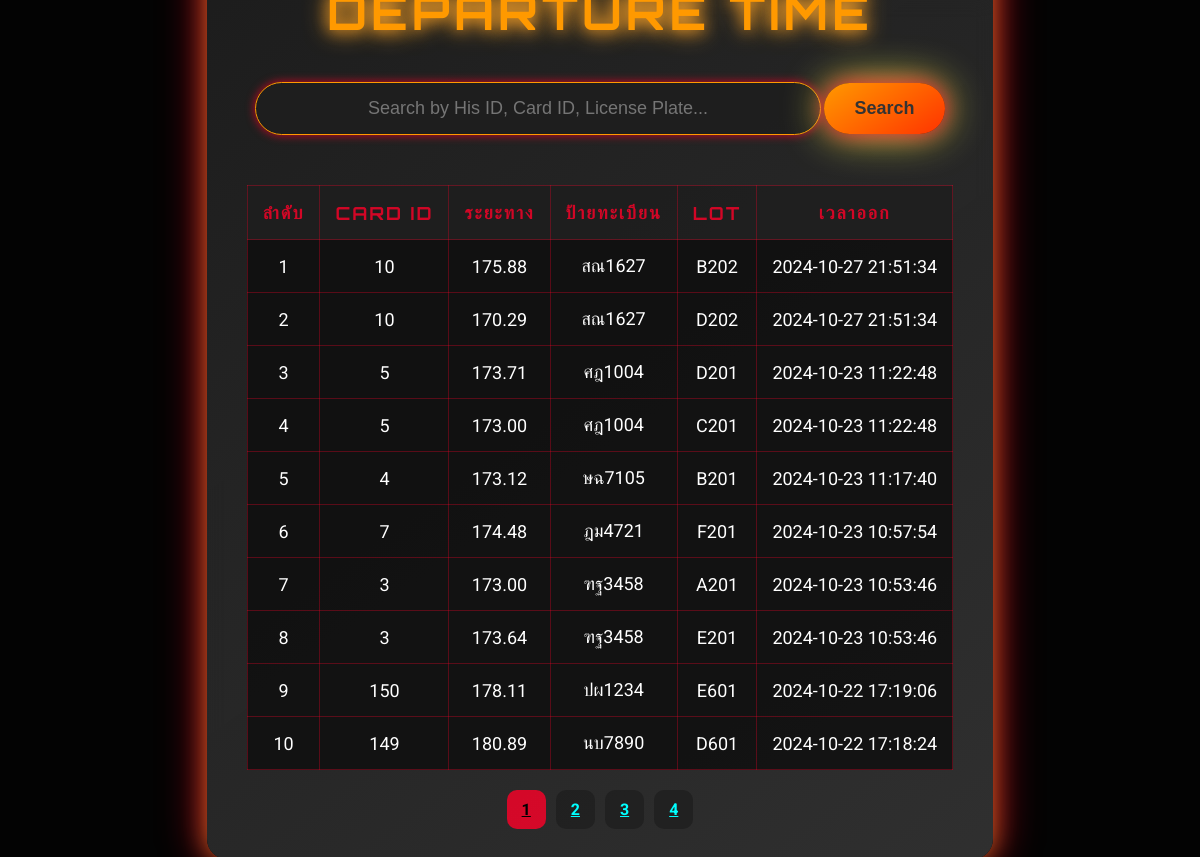
/his_out.php, run on the app's committed database.
### tables this page shows
CREATE TABLE `update_history` (
  `history_id` int(11) NOT NULL,
  `card_id` int(10) NOT NULL,
  `lot_id` int(10) NOT NULL,
  `user_license_plate` varchar(100) NOT NULL,
  `distance` decimal(10,2) NOT NULL,
  `time_in` timestamp NOT NULL DEFAULT current_timestamp(),
  `time_out` timestamp NULL DEFAULT current_timestamp() ON UPDATE current_timestamp()
);

CREATE TABLE `lot` (
  `lot_id` int(100) NOT NULL,
  `number` varchar(1000) NOT NULL,
  `status_id` int(10) NOT NULL,
  `bay_id` int(10) NOT NULL,
  `parking_type_id` int(10) NOT NULL,
  `parked_zone` int(10) NOT NULL
);

### his_out.php (the view, shortened to what this page needs)
<!DOCTYPE html>
<html lang="en">
<head>
</head>
<body>
<div class="container">
    <h1>Departure Time</h1>
    <input type="text" id="search" placeholder="Search by His ID, Card ID, License Plate...">
    <button onclick="searchData()">Search</button>
    <table id="historyTable">
        <tr>
            <th>ลำดับ</th>
            <th>Card ID</th>
            <th>ระยะทาง</th>
            <th>ป้ายทะเบียน</th>
            <th>Lot</th>
            <th>เวลาออก</th>
        </tr>
        <?php
        $servername = "151.106.124.154";
        $username = "u583789277_wag7";
        $password = "2567Concept";
        $dbname = "u583789277_wag7";
        $conn = new mysqli($servername, $username, $password, $dbname);
        $items_per_page = 10;
        $current_page = isset($_GET['page']) ? (int)$_GET['page'] : 1;
        $offset = ($current_page - 1) * $items_per_page;
        $sql = "
            SELECT u.*, l.number as lot_number
            FROM update_history u
            JOIN lot l ON u.lot_id = l.lot_id
            WHERE u.time_out IS NOT NULL -- ตรวจสอบว่า time_out มีค่า
            ORDER BY u.time_out DESC
            LIMIT $offset, $items_per_page
        ";
        $result = $conn->query($sql);
        if ($result->num_rows > 0) {
            $count = $offset + 1;
            while($row = $result->fetch_assoc()) {
                $time_out = new DateTime($row["time_out"]);
                $time_out->modify('+7 hours');
                echo "<tr>";
                echo "<td>" . $count . "</td>";
                echo "<td>" . $row["card_id"] . "</td>";
                echo "<td>" . $row["distance"] . "</td>";
                echo "<td>" . $row["user_license_plate"] . "</td>";
                echo "<td>" . $row["lot_number"] . "</td>";
                echo "<td>" . $time_out->format('Y-m-d H:i:s') . "</td>";
                echo "</tr>";
                $count++;
            }
        } else {
            echo "<tr><td colspan='6'>No results found.</td></tr>";
        }
        echo "</table>";
        $total_sql = "SELECT COUNT(*) as total FROM update_history WHERE time_out IS NOT NULL";
        $total_result = $conn->query($total_sql);
        $total_row = $total_result->fetch_assoc();
        $total_items = $total_row['total'];
        $total_pages = ceil($total_items / $items_per_page);
        echo "<div class='pagination'>";
        for ($i = 1; $i <= $total_pages; $i++) {
            if ($i == $current_page) {
                echo "<a class='active' href='?page=$i'>$i</a>";
            } else {
                echo "<a href='?page=$i'>$i</a>";
            }
        }
        echo "</div>";
        ?>
    </div>
</body>
</html>

### his_out.php (style rules this page uses)
* { margin: 0; padding: 0; box-sizing: border-box; }
html, body { height: 100%; font-family: 'Roboto', sans-serif; background-color: #0D0D0D; background-image: url('https://www.linktoyourimage.com/car-themed-bg.jpg'); background-size: cover; background-attachment: fixed; background-position: center; display: flex; justify-content: center; align-items: center; color: #ffffff; }
body::before { content: ''; position: absolute; top: 0; left: 0; width: 100%; height: 100%; background: rgba(0, 0, 0, 0.8); z-index: -1; }
.container { background: linear-gradient(145deg, rgba(30, 30, 30, 0.9), rgba(50, 50, 50, 0.95)); padding: 40px; border-radius: 20px; box-shadow: 0 0 25px rgba(255, 165, 40, 0.6), 0 0 45px rgba(255, 0, 40, 0.8); max-width: 900px; width: 100%; text-align: center; animation: fadeIn 1s ease-in-out; backdrop-filter: blur(10px); position: relative; }
h1 { font-family: 'Orbitron', sans-serif; color: #FF9900; font-size: 48px; text-transform: uppercase; letter-spacing: 4px; margin-bottom: 20px; text-shadow: 0 0 15px rgba(255, 165, 40, 08), 0 0 25px rgba(255, 165, 40, 1); animation: neonPulse 1.5s infinite alternate; }
input[type="text"] { width: 80%; padding: 15px; margin: 20px 0; border: 1px solid #FF9900; border-radius: 30px; background-color: rgba(30, 30, 30, 0.9); color: #fff; font-size: 18px; text-align: center; transition: 0.4s ease-in-out; box-shadow: 0 0 10px rgba(255, 0, 40, 0.8); }
button { padding: 15px 30px; background: linear-gradient(145deg, #FF9900, #FF3300); border: none; border-radius: 50px; cursor: pointer; color: #333; font-size: 18px; font-weight: bold; transition: 0.4s ease-in-out; position: relative; z-index: 2; box-shadow: 0 0 20px rgba(255, 0, 40, 0.8), 0 0 40px rgba(255, 255, 86); }
table { width: 100%; border-collapse: collapse; margin-top: 30px; }
th, td { border: 1px solid rgba(255, 0, 40, 0.3); padding: 15px; text-align: center; font-size: 18px; }
th { background-color: rgba(30, 30, 30, 0.9); color: rgba(255, 0, 40, 0.8); text-transform: uppercase; font-family: 'Orbitron', sans-serif; letter-spacing: 2px; }
td { background-color: rgba(15, 15, 15, 0.85); color: #ffffff; font-family: 'Roboto', sans-serif; }
.pagination { margin-top: 30px; text-align: center; }
.pagination a { color: #00FFFF; font-weight: bold; padding: 10px 15px; margin: 0 5px; background-color: rgba(30, 30, 30, 0.8); border-radius: 10px; transition: all 0.3s ease; }
.pagination a.active { background-color: rgba(255, 0, 40, 0.8); color: #000; }

### data on the page
update_history: card "10", distance "175.88", user_license_plate "สณ1627", lot.number "B202", time_out "2024-10-27 21:51:34"
update_history: card "10", distance "170.29", user_license_plate "สณ1627", lot.number "D202", time_out "2024-10-27 21:51:34"
update_history: card "5", distance "173.71", user_license_plate "ศฎ1004", lot.number "D201", time_out "2024-10-23 11:22:48"
update_history: card "5", distance "173.00", user_license_plate "ศฎ1004", lot.number "C201", time_out "2024-10-23 11:22:48"
update_history: card "4", distance "173.12", user_license_plate "ษฉ7105", lot.number "B201", time_out "2024-10-23 11:17:40"
update_history: card "7", distance "174.48", user_license_plate "ฎม4721", lot.number "F201", time_out "2024-10-23 10:57:54"
update_history: card "3", distance "173.00", user_license_plate "ฑฐ3458", lot.number "A201", time_out "2024-10-23 10:53:46"
update_history: card "3", distance "173.64", user_license_plate "ฑฐ3458", lot.number "E201", time_out "2024-10-23 10:53:46"
update_history: card "150", distance "178.11", user_license_plate "ปผ1234", lot.number "E601", time_out "2024-10-22 17:19:06"
update_history: card "149", distance "180.89", user_license_plate "นบ7890", lot.number "D601", time_out "2024-10-22 17:18:24"
